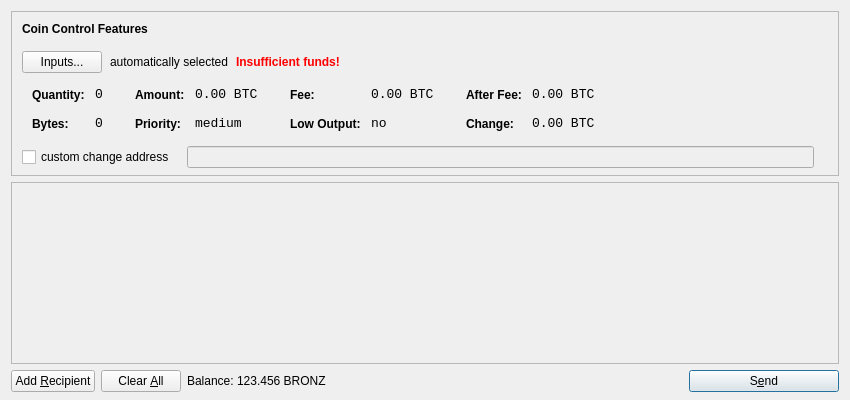
<?xml version="1.0" encoding="UTF-8"?>
<ui version="4.0">
 <class>SendCoinsDialog</class>
 <widget class="QDialog" name="SendCoinsDialog">
  <property name="geometry">
   <rect>
    <x>0</x>
    <y>0</y>
    <width>850</width>
    <height>400</height>
   </rect>
  </property>
  <property name="windowTitle">
   <string>Send Coins</string>
  </property>
  <layout class="QVBoxLayout" name="verticalLayout" stretch="0,1,0">
   <property name="bottomMargin">
    <number>8</number>
   </property>
   <item>
    <widget class="QFrame" name="frameCoinControl">
     <property name="sizePolicy">
      <sizepolicy hsizetype="Expanding" vsizetype="Expanding">
       <horstretch>0</horstretch>
       <verstretch>0</verstretch>
      </sizepolicy>
     </property>
     <property name="maximumSize">
      <size>
       <width>16777215</width>
       <height>16777215</height>
      </size>
     </property>
     <property name="frameShape">
      <enum>QFrame::StyledPanel</enum>
     </property>
     <property name="frameShadow">
      <enum>QFrame::Sunken</enum>
     </property>
     <layout class="QVBoxLayout" name="verticalLayoutCoinControl2">
      <property name="spacing">
       <number>-1</number>
      </property>
      <property name="leftMargin">
       <number>0</number>
      </property>
      <property name="topMargin">
       <number>0</number>
      </property>
      <property name="rightMargin">
       <number>0</number>
      </property>
      <property name="bottomMargin">
       <number>6</number>
      </property>
      <item>
       <layout class="QVBoxLayout" name="verticalLayoutCoinControl" stretch="0,0,0,0,1">
        <property name="spacing">
         <number>0</number>
        </property>
        <property name="leftMargin">
         <number>10</number>
        </property>
        <property name="topMargin">
         <number>10</number>
        </property>
        <item>
         <layout class="QHBoxLayout" name="horizontalLayoutCoinControl1">
          <property name="bottomMargin">
           <number>15</number>
          </property>
          <item>
           <widget class="QLabel" name="labelCoinControlFeatures">
            <property name="sizePolicy">
             <sizepolicy hsizetype="Preferred" vsizetype="Maximum">
              <horstretch>0</horstretch>
              <verstretch>0</verstretch>
             </sizepolicy>
            </property>
            <property name="font">
             <font>
              <weight>75</weight>
              <bold>true</bold>
             </font>
            </property>
            <property name="styleSheet">
             <string notr="true">font-weight:bold;</string>
            </property>
            <property name="text">
             <string>Coin Control Features</string>
            </property>
           </widget>
          </item>
         </layout>
        </item>
        <item>
         <layout class="QHBoxLayout" name="horizontalLayoutCoinControl2" stretch="0,0,0,0">
          <property name="spacing">
           <number>8</number>
          </property>
          <property name="bottomMargin">
           <number>10</number>
          </property>
          <item>
           <widget class="QPushButton" name="pushButtonCoinControl">
            <property name="styleSheet">
             <string notr="true"/>
            </property>
            <property name="text">
             <string>Inputs...</string>
            </property>
           </widget>
          </item>
          <item>
           <widget class="QLabel" name="labelCoinControlAutomaticallySelected">
            <property name="text">
             <string>automatically selected</string>
            </property>
            <property name="margin">
             <number>5</number>
            </property>
           </widget>
          </item>
          <item>
           <widget class="QLabel" name="labelCoinControlInsuffFunds">
            <property name="font">
             <font>
              <weight>75</weight>
              <bold>true</bold>
             </font>
            </property>
            <property name="styleSheet">
             <string notr="true">color:red;font-weight:bold;</string>
            </property>
            <property name="text">
             <string>Insufficient funds!</string>
            </property>
            <property name="margin">
             <number>5</number>
            </property>
           </widget>
          </item>
          <item>
           <spacer name="horizontalSpacerCoinControl">
            <property name="orientation">
             <enum>Qt::Horizontal</enum>
            </property>
            <property name="sizeHint" stdset="0">
             <size>
              <width>40</width>
              <height>1</height>
             </size>
            </property>
           </spacer>
          </item>
         </layout>
        </item>
        <item>
         <widget class="QWidget" name="widgetCoinControl" native="true">
          <property name="sizePolicy">
           <sizepolicy hsizetype="Preferred" vsizetype="Preferred">
            <horstretch>0</horstretch>
            <verstretch>0</verstretch>
           </sizepolicy>
          </property>
          <property name="minimumSize">
           <size>
            <width>0</width>
            <height>0</height>
           </size>
          </property>
          <property name="styleSheet">
           <string notr="true"/>
          </property>
          <layout class="QHBoxLayout" name="horizontalLayoutCoinControl5">
           <property name="margin">
            <number>0</number>
           </property>
           <item>
            <layout class="QHBoxLayout" name="horizontalLayoutCoinControl3" stretch="0,0,0,1">
             <property name="spacing">
              <number>20</number>
             </property>
             <property name="topMargin">
              <number>0</number>
             </property>
             <property name="bottomMargin">
              <number>10</number>
             </property>
             <item>
              <layout class="QFormLayout" name="formLayoutCoinControl1">
               <property name="horizontalSpacing">
                <number>10</number>
               </property>
               <property name="verticalSpacing">
                <number>14</number>
               </property>
               <property name="leftMargin">
                <number>10</number>
               </property>
               <property name="topMargin">
                <number>4</number>
               </property>
               <property name="rightMargin">
                <number>6</number>
               </property>
               <item row="0" column="0">
                <widget class="QLabel" name="labelCoinControlQuantityText">
                 <property name="styleSheet">
                  <string notr="true">font-weight:bold;</string>
                 </property>
                 <property name="text">
                  <string>Quantity:</string>
                 </property>
                 <property name="margin">
                  <number>0</number>
                 </property>
                </widget>
               </item>
               <item row="0" column="1">
                <widget class="QLabel" name="labelCoinControlQuantity">
                 <property name="font">
                  <font>
                   <family>Monospace</family>
                   <pointsize>10</pointsize>
                  </font>
                 </property>
                 <property name="cursor">
                  <cursorShape>IBeamCursor</cursorShape>
                 </property>
                 <property name="contextMenuPolicy">
                  <enum>Qt::ActionsContextMenu</enum>
                 </property>
                 <property name="text">
                  <string notr="true">0</string>
                 </property>
                 <property name="margin">
                  <number>0</number>
                 </property>
                 <property name="textInteractionFlags">
                  <set>Qt::LinksAccessibleByMouse|Qt::TextSelectableByKeyboard|Qt::TextSelectableByMouse</set>
                 </property>
                </widget>
               </item>
               <item row="1" column="0">
                <widget class="QLabel" name="labelCoinControlBytesText">
                 <property name="styleSheet">
                  <string notr="true">font-weight:bold;</string>
                 </property>
                 <property name="text">
                  <string>Bytes:</string>
                 </property>
                </widget>
               </item>
               <item row="1" column="1">
                <widget class="QLabel" name="labelCoinControlBytes">
                 <property name="font">
                  <font>
                   <family>Monospace</family>
                   <pointsize>10</pointsize>
                  </font>
                 </property>
                 <property name="cursor">
                  <cursorShape>IBeamCursor</cursorShape>
                 </property>
                 <property name="contextMenuPolicy">
                  <enum>Qt::ActionsContextMenu</enum>
                 </property>
                 <property name="text">
                  <string notr="true">0</string>
                 </property>
                 <property name="textInteractionFlags">
                  <set>Qt::LinksAccessibleByMouse|Qt::TextSelectableByKeyboard|Qt::TextSelectableByMouse</set>
                 </property>
                </widget>
               </item>
              </layout>
             </item>
             <item>
              <layout class="QFormLayout" name="formLayoutCoinControl2">
               <property name="horizontalSpacing">
                <number>10</number>
               </property>
               <property name="verticalSpacing">
                <number>14</number>
               </property>
               <property name="leftMargin">
                <number>6</number>
               </property>
               <property name="topMargin">
                <number>4</number>
               </property>
               <property name="rightMargin">
                <number>6</number>
               </property>
               <item row="0" column="0">
                <widget class="QLabel" name="labelCoinControlAmountText">
                 <property name="styleSheet">
                  <string notr="true">font-weight:bold;</string>
                 </property>
                 <property name="text">
                  <string>Amount:</string>
                 </property>
                 <property name="margin">
                  <number>0</number>
                 </property>
                </widget>
               </item>
               <item row="0" column="1">
                <widget class="QLabel" name="labelCoinControlAmount">
                 <property name="font">
                  <font>
                   <family>Monospace</family>
                   <pointsize>10</pointsize>
                  </font>
                 </property>
                 <property name="cursor">
                  <cursorShape>IBeamCursor</cursorShape>
                 </property>
                 <property name="contextMenuPolicy">
                  <enum>Qt::ActionsContextMenu</enum>
                 </property>
                 <property name="text">
                  <string notr="true">0.00 BTC</string>
                 </property>
                 <property name="textInteractionFlags">
                  <set>Qt::LinksAccessibleByMouse|Qt::TextSelectableByKeyboard|Qt::TextSelectableByMouse</set>
                 </property>
                </widget>
               </item>
               <item row="1" column="0">
                <widget class="QLabel" name="labelCoinControlPriorityText">
                 <property name="styleSheet">
                  <string notr="true">font-weight:bold;</string>
                 </property>
                 <property name="text">
                  <string>Priority:</string>
                 </property>
                </widget>
               </item>
               <item row="1" column="1">
                <widget class="QLabel" name="labelCoinControlPriority">
                 <property name="font">
                  <font>
                   <family>Monospace</family>
                   <pointsize>10</pointsize>
                  </font>
                 </property>
                 <property name="cursor">
                  <cursorShape>IBeamCursor</cursorShape>
                 </property>
                 <property name="contextMenuPolicy">
                  <enum>Qt::ActionsContextMenu</enum>
                 </property>
                 <property name="text">
                  <string>medium</string>
                 </property>
                 <property name="textInteractionFlags">
                  <set>Qt::LinksAccessibleByMouse|Qt::TextSelectableByKeyboard|Qt::TextSelectableByMouse</set>
                 </property>
                </widget>
               </item>
              </layout>
             </item>
             <item>
              <layout class="QFormLayout" name="formLayoutCoinControl3">
               <property name="horizontalSpacing">
                <number>10</number>
               </property>
               <property name="verticalSpacing">
                <number>14</number>
               </property>
               <property name="leftMargin">
                <number>6</number>
               </property>
               <property name="topMargin">
                <number>4</number>
               </property>
               <property name="rightMargin">
                <number>6</number>
               </property>
               <item row="0" column="0">
                <widget class="QLabel" name="labelCoinControlFeeText">
                 <property name="styleSheet">
                  <string notr="true">font-weight:bold;</string>
                 </property>
                 <property name="text">
                  <string>Fee:</string>
                 </property>
                 <property name="margin">
                  <number>0</number>
                 </property>
                </widget>
               </item>
               <item row="0" column="1">
                <widget class="QLabel" name="labelCoinControlFee">
                 <property name="font">
                  <font>
                   <family>Monospace</family>
                   <pointsize>10</pointsize>
                  </font>
                 </property>
                 <property name="cursor">
                  <cursorShape>IBeamCursor</cursorShape>
                 </property>
                 <property name="contextMenuPolicy">
                  <enum>Qt::ActionsContextMenu</enum>
                 </property>
                 <property name="text">
                  <string notr="true">0.00 BTC</string>
                 </property>
                 <property name="textInteractionFlags">
                  <set>Qt::LinksAccessibleByMouse|Qt::TextSelectableByKeyboard|Qt::TextSelectableByMouse</set>
                 </property>
                </widget>
               </item>
               <item row="1" column="0">
                <widget class="QLabel" name="labelCoinControlLowOutputText">
                 <property name="styleSheet">
                  <string notr="true">font-weight:bold;</string>
                 </property>
                 <property name="text">
                  <string>Low Output:</string>
                 </property>
                </widget>
               </item>
               <item row="1" column="1">
                <widget class="QLabel" name="labelCoinControlLowOutput">
                 <property name="font">
                  <font>
                   <family>Monospace</family>
                   <pointsize>10</pointsize>
                  </font>
                 </property>
                 <property name="cursor">
                  <cursorShape>IBeamCursor</cursorShape>
                 </property>
                 <property name="contextMenuPolicy">
                  <enum>Qt::ActionsContextMenu</enum>
                 </property>
                 <property name="text">
                  <string>no</string>
                 </property>
                 <property name="textInteractionFlags">
                  <set>Qt::LinksAccessibleByMouse|Qt::TextSelectableByKeyboard|Qt::TextSelectableByMouse</set>
                 </property>
                </widget>
               </item>
              </layout>
             </item>
             <item>
              <layout class="QFormLayout" name="formLayoutCoinControl4">
               <property name="horizontalSpacing">
                <number>10</number>
               </property>
               <property name="verticalSpacing">
                <number>14</number>
               </property>
               <property name="leftMargin">
                <number>6</number>
               </property>
               <property name="topMargin">
                <number>4</number>
               </property>
               <property name="rightMargin">
                <number>6</number>
               </property>
               <item row="0" column="0">
                <widget class="QLabel" name="labelCoinControlAfterFeeText">
                 <property name="styleSheet">
                  <string notr="true">font-weight:bold;</string>
                 </property>
                 <property name="text">
                  <string>After Fee:</string>
                 </property>
                 <property name="margin">
                  <number>0</number>
                 </property>
                </widget>
               </item>
               <item row="0" column="1">
                <widget class="QLabel" name="labelCoinControlAfterFee">
                 <property name="font">
                  <font>
                   <family>Monospace</family>
                   <pointsize>10</pointsize>
                  </font>
                 </property>
                 <property name="cursor">
                  <cursorShape>IBeamCursor</cursorShape>
                 </property>
                 <property name="contextMenuPolicy">
                  <enum>Qt::ActionsContextMenu</enum>
                 </property>
                 <property name="text">
                  <string notr="true">0.00 BTC</string>
                 </property>
                 <property name="textInteractionFlags">
                  <set>Qt::LinksAccessibleByMouse|Qt::TextSelectableByKeyboard|Qt::TextSelectableByMouse</set>
                 </property>
                </widget>
               </item>
               <item row="1" column="0">
                <widget class="QLabel" name="labelCoinControlChangeText">
                 <property name="styleSheet">
                  <string notr="true">font-weight:bold;</string>
                 </property>
                 <property name="text">
                  <string>Change:</string>
                 </property>
                </widget>
               </item>
               <item row="1" column="1">
                <widget class="QLabel" name="labelCoinControlChange">
                 <property name="font">
                  <font>
                   <family>Monospace</family>
                   <pointsize>10</pointsize>
                  </font>
                 </property>
                 <property name="cursor">
                  <cursorShape>IBeamCursor</cursorShape>
                 </property>
                 <property name="contextMenuPolicy">
                  <enum>Qt::ActionsContextMenu</enum>
                 </property>
                 <property name="text">
                  <string notr="true">0.00 BTC</string>
                 </property>
                 <property name="textInteractionFlags">
                  <set>Qt::LinksAccessibleByMouse|Qt::TextSelectableByKeyboard|Qt::TextSelectableByMouse</set>
                 </property>
                </widget>
               </item>
              </layout>
             </item>
            </layout>
           </item>
          </layout>
         </widget>
        </item>
        <item>
         <layout class="QHBoxLayout" name="horizontalLayoutCoinControl4" stretch="0,0,0">
          <property name="spacing">
           <number>12</number>
          </property>
          <property name="sizeConstraint">
           <enum>QLayout::SetDefaultConstraint</enum>
          </property>
          <property name="topMargin">
           <number>5</number>
          </property>
          <property name="rightMargin">
           <number>5</number>
          </property>
          <item>
           <widget class="QCheckBox" name="checkBoxCoinControlChange">
            <property name="text">
             <string>custom change address</string>
            </property>
           </widget>
          </item>
          <item>
           <widget class="QLineEdit" name="lineEditCoinControlChange">
            <property name="enabled">
             <bool>false</bool>
            </property>
            <property name="sizePolicy">
             <sizepolicy hsizetype="Expanding" vsizetype="Fixed">
              <horstretch>0</horstretch>
              <verstretch>0</verstretch>
             </sizepolicy>
            </property>
           </widget>
          </item>
          <item>
           <widget class="QLabel" name="labelCoinControlChangeLabel">
            <property name="sizePolicy">
             <sizepolicy hsizetype="Preferred" vsizetype="Expanding">
              <horstretch>0</horstretch>
              <verstretch>0</verstretch>
             </sizepolicy>
            </property>
            <property name="minimumSize">
             <size>
              <width>0</width>
              <height>0</height>
             </size>
            </property>
            <property name="text">
             <string/>
            </property>
            <property name="margin">
             <number>3</number>
            </property>
           </widget>
          </item>
         </layout>
        </item>
        <item>
         <spacer name="verticalSpacerCoinControl">
          <property name="orientation">
           <enum>Qt::Vertical</enum>
          </property>
          <property name="sizeHint" stdset="0">
           <size>
            <width>800</width>
            <height>1</height>
           </size>
          </property>
         </spacer>
        </item>
       </layout>
      </item>
     </layout>
    </widget>
   </item>
   <item>
    <widget class="QScrollArea" name="scrollArea">
     <property name="widgetResizable">
      <bool>true</bool>
     </property>
     <widget class="QWidget" name="scrollAreaWidgetContents">
      <property name="geometry">
       <rect>
        <x>0</x>
        <y>0</y>
        <width>830</width>
        <height>165</height>
       </rect>
      </property>
      <layout class="QVBoxLayout" name="verticalLayout_2">
       <property name="margin">
        <number>0</number>
       </property>
       <item>
        <layout class="QVBoxLayout" name="entries">
         <property name="spacing">
          <number>6</number>
         </property>
        </layout>
       </item>
       <item>
        <spacer name="verticalSpacer">
         <property name="orientation">
          <enum>Qt::Vertical</enum>
         </property>
         <property name="sizeHint" stdset="0">
          <size>
           <width>20</width>
           <height>40</height>
          </size>
         </property>
        </spacer>
       </item>
      </layout>
     </widget>
    </widget>
   </item>
   <item>
    <layout class="QHBoxLayout" name="horizontalLayout">
     <item>
      <widget class="QPushButton" name="addButton">
       <property name="toolTip">
        <string>Send to multiple recipients at once</string>
       </property>
       <property name="text">
        <string>Add &amp;Recipient</string>
       </property>
       <property name="icon">
        <iconset resource="../bitcoin.qrc">
         <normaloff>:/icons/add</normaloff>:/icons/add</iconset>
       </property>
       <property name="autoDefault">
        <bool>false</bool>
       </property>
      </widget>
     </item>
     <item>
      <widget class="QPushButton" name="clearButton">
       <property name="sizePolicy">
        <sizepolicy hsizetype="Minimum" vsizetype="Fixed">
         <horstretch>0</horstretch>
         <verstretch>0</verstretch>
        </sizepolicy>
       </property>
       <property name="toolTip">
        <string>Remove all transaction fields</string>
       </property>
       <property name="text">
        <string>Clear &amp;All</string>
       </property>
       <property name="icon">
        <iconset resource="../bitcoin.qrc">
         <normaloff>:/icons/remove</normaloff>:/icons/remove</iconset>
       </property>
       <property name="autoRepeatDelay">
        <number>300</number>
       </property>
       <property name="autoDefault">
        <bool>false</bool>
       </property>
      </widget>
     </item>
     <item>
      <layout class="QHBoxLayout" name="horizontalLayout_2">
       <property name="spacing">
        <number>3</number>
       </property>
       <item>
        <widget class="QLabel" name="label">
         <property name="text">
          <string>Balance:</string>
         </property>
        </widget>
       </item>
       <item>
        <widget class="QLabel" name="labelBalance">
         <property name="cursor">
          <cursorShape>IBeamCursor</cursorShape>
         </property>
         <property name="text">
          <string>123.456 BRONZ</string>
         </property>
         <property name="textInteractionFlags">
          <set>Qt::LinksAccessibleByMouse|Qt::TextSelectableByKeyboard|Qt::TextSelectableByMouse</set>
         </property>
        </widget>
       </item>
      </layout>
     </item>
     <item>
      <spacer name="horizontalSpacer">
       <property name="orientation">
        <enum>Qt::Horizontal</enum>
       </property>
       <property name="sizeHint" stdset="0">
        <size>
         <width>40</width>
         <height>20</height>
        </size>
       </property>
      </spacer>
     </item>
     <item>
      <widget class="QPushButton" name="sendButton">
       <property name="minimumSize">
        <size>
         <width>150</width>
         <height>0</height>
        </size>
       </property>
       <property name="toolTip">
        <string>Confirm the send action</string>
       </property>
       <property name="text">
        <string>S&amp;end</string>
       </property>
       <property name="icon">
        <iconset resource="../bitcoin.qrc">
         <normaloff>:/icons/send</normaloff>:/icons/send</iconset>
       </property>
       <property name="default">
        <bool>true</bool>
       </property>
      </widget>
     </item>
    </layout>
   </item>
  </layout>
 </widget>
 <resources>
  <include location="../bitcoin.qrc"/>
 </resources>
 <connections/>
</ui>
